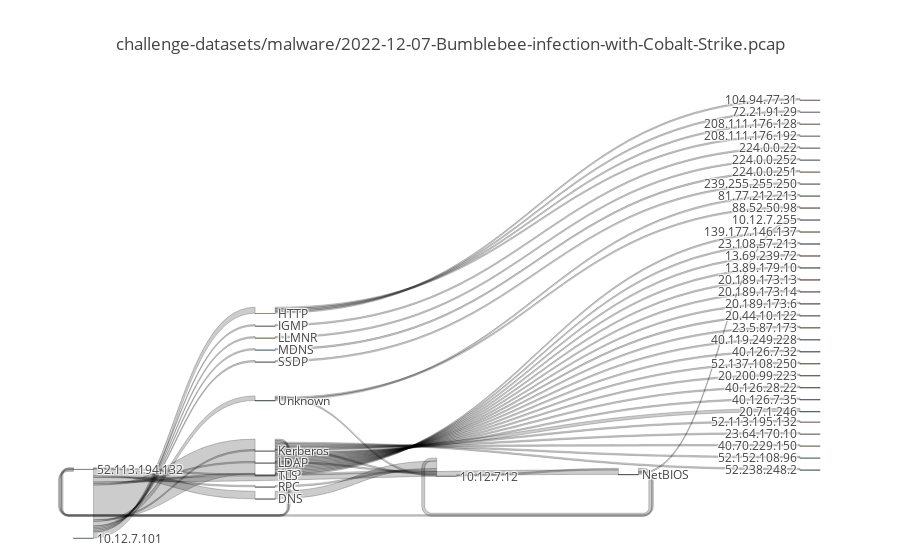

Notebook code cell kept with this figure:
### Code cell
idx = 6
fig = dict(data=[traces[idx]], layout=(dict(title=str(fns[idx]))))
iplot(fig, validate=False)

### Figure 1 — Plotly figure (JSON) as saved in the notebook; plotly's stock layout.template omitted (floating-point values rounded to 4 significant figures; data arrays with more than 128 entries replaced by an {"elided": "..."} marker saying what was removed)
{"data": [{"link": {"source": [0, 0, 0, 0, 0, 0, 0, 0, 0, 0, 0, 0, 0, 46, 47, 96, 101, 101, 101, 101, 105, 106, 107, 108, 109, 110, 111, 111, 111, 114, 115, 116, 116, 116, 116, 116, 116, 116, 116, 116, 116, 116, 116, 116, 116, 116, 116, 116, 116, 116, 116, 116, 116, 116, 139, 139, 139], "target": [96, 101, 105, 106, 107, 108, 109, 110, 111, 114, 115, 116, 139, 111, 116, 46, 53, 55, 56, 54, 57, 46, 46, 60, 61, 46, 0, 46, 64, 46, 67, 0, 71, 72, 68, 73, 74, 75, 82, 76, 69, 70, 78, 87, 79, 83, 80, 84, 88, 47, 86, 81, 89, 90, 46, 92, 93], "value": [5, 4, 1, 1, 1, 1, 1, 1, 3, 1, 1, 23, 3, 1, 1, 5, 1, 1, 1, 1, 1, 1, 1, 1, 1, 1, 1, 2, 1, 1, 1, 1, 1, 1, 1, 1, 1, 1, 1, 1, 2, 1, 1, 1, 1, 1, 1, 1, 1, 1, 1, 1, 1, 1, 1, 1, 1]}, "node": {"label": {"elided": "144 str values"}}, "type": "sankey"}], "layout": {"title": "challenge-datasets/malware/2022-12-07-Bumblebee-infection-with-Cobalt-Strike.pcap"}}
